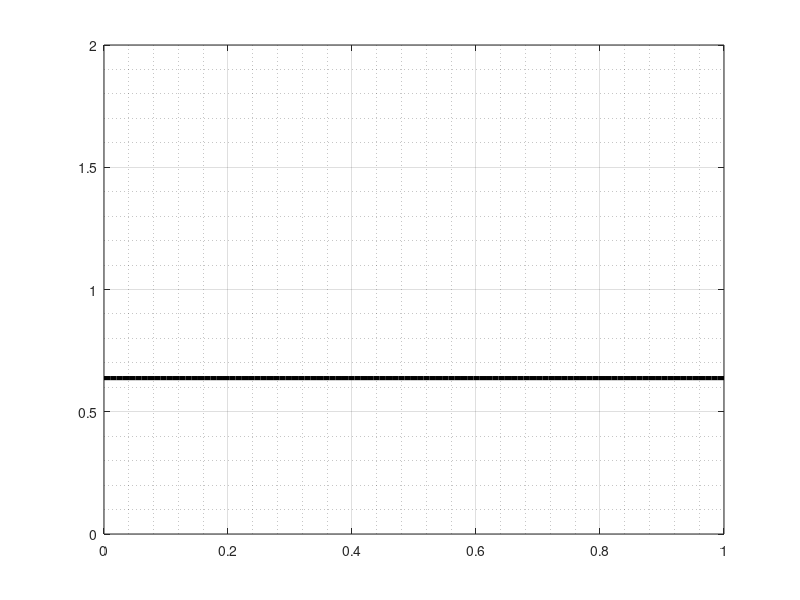

Write MATLAB code to recreate this figure.
%% Spatial ODE with space varying Wnt Signal
close; clear all; clc

tic 

% Discretize time: 
N_t   = 2e2;
t_0   = 0;
t_end = 5;
t     = linspace(t_0,t_end,N_t);

% Discretize space: 
N_x   = 1e2; 
x_0   = 0; 
x_end = 1; 
x     = linspace(x_0,x_end,N_x)';
dx    = x(2) - x(1);

% Parameters:
k = .1;

% Differentiation Matrix: 
Dxx            = toeplitz([-2 1 zeros(1,N_x-2)]);
Dxx(1,2)       = 2;
Dxx(end,end-1) = 2;
Dxx            = k*Dxx/dx^2;

% Initial condition: 
f = @(x) cos(2*pi*x)+1;

U0 = f(x);

% Define the Right hand side: 
dUdt = @(t,U) Dxx*U - .09*U;

% Solve the Heat equation:
tic
options = odeset('Stats','on');
[t,U] = ode23s(dUdt,t,U0,options);
toc

% Animation: 
for i = 1:N_t
   
    figure(1)
    plot(x,U(i,:),'k','linewidth',3); hold off; 
    if i == 1
        pause
    end
    grid on
    grid minor
    ylim([0 2])

end
